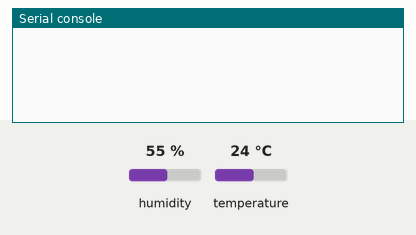
This program was run on a simulated ESP32 board running MicroPython. Parts: the last lines printed to the serial console. The test bench sets the inputs (shaded band); at power-on: humidity 55 %, temperature 24 °C.

Above: at 1.2 s.
1.3 s: humidity set to 22 %
At 3.4 s:
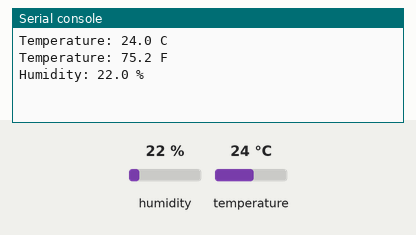
4.3 s: temperature set to 12 °C
At 6.9 s:
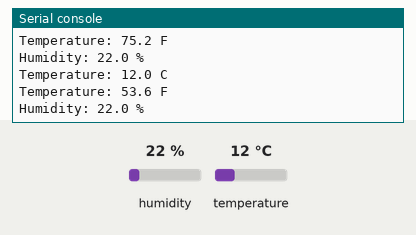
7.3 s: humidity set to 40 %
At 9.3 s:
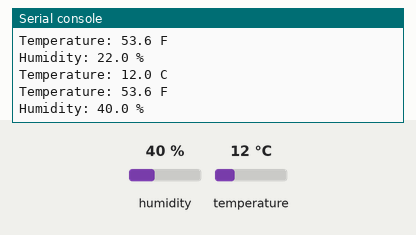

Measured:
- after the input at 1.3 s, the serial console: prints a new line after 0.72 s (image 1)
- after the input at 4.3 s, the serial console: prints a new line after 1.8 s (image 2)
- after the input at 7.3 s, the serial console: prints a new line after 0.79 s (image 3)

The program:

Temperatura.py
```python
from machine import Pin  # Import Pin class to control GPIO pins
from time import sleep   # Import sleep function to add delays
import dht               # Import dht module for DHT sensors

sensor = dht.DHT22(Pin(14))  # Initialize DHT22 sensor on GPIO pin 14
# sensor = dht.DHT11(Pin(14))  # Use this line for DHT11 sensor on GPIO pin 14

while True:
  try:
    sleep(2)  # Wait 2 seconds before reading
    sensor.measure()  # Trigger measurement
    temp = sensor.temperature()  # Read temperature in Celsius
    hum = sensor.humidity()  # Read humidity percentage
    temp_f = temp * (9/5) + 32.0  # Convert temperature to Fahrenheit
    print('Temperature: %3.1f C' % temp)
    print('Temperature: %3.1f F' % temp_f)
    print('Humidity: %3.1f %%' % hum)
  except OSError as e:
    print('Failed to read sensor.')  # Handle sensor read failure
```
